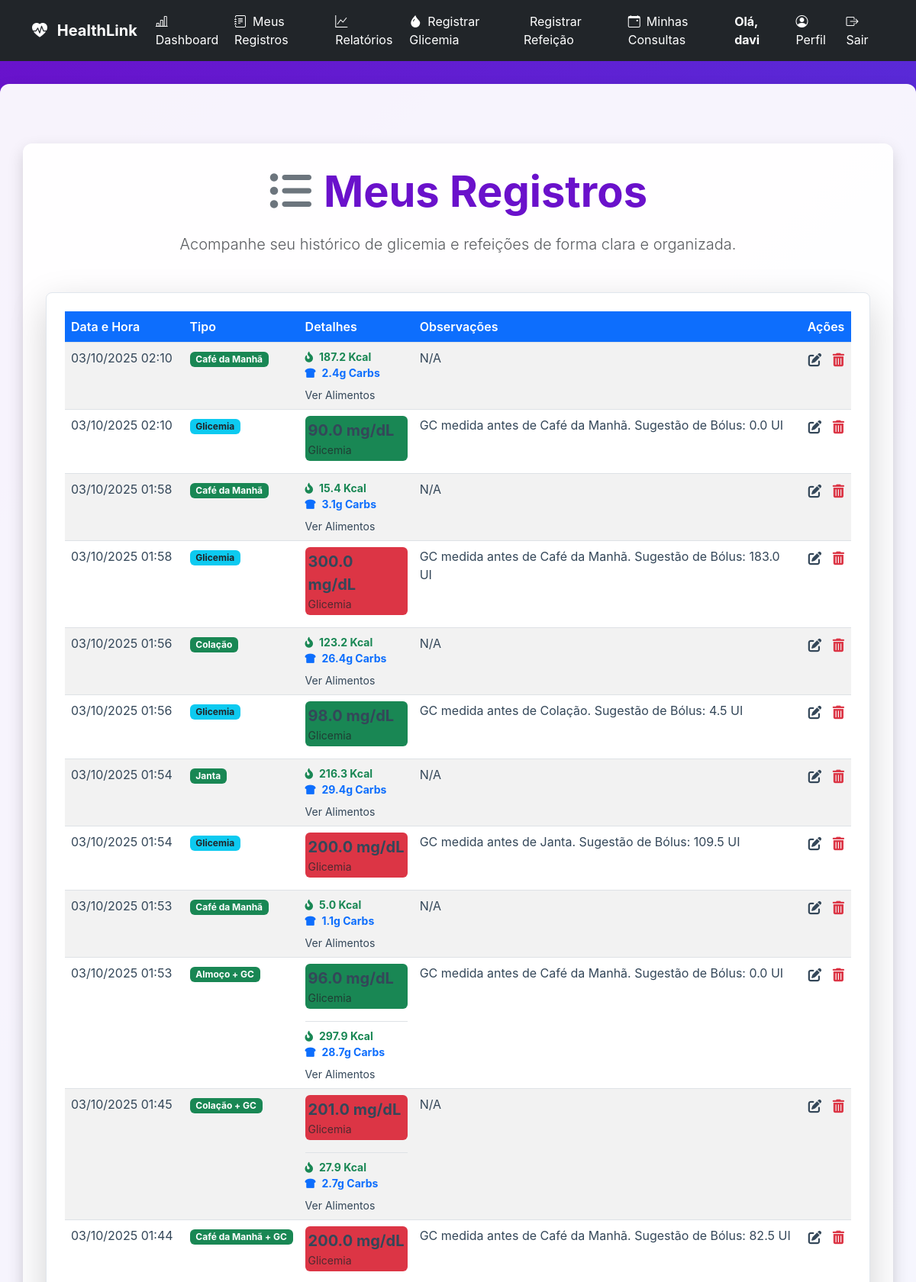
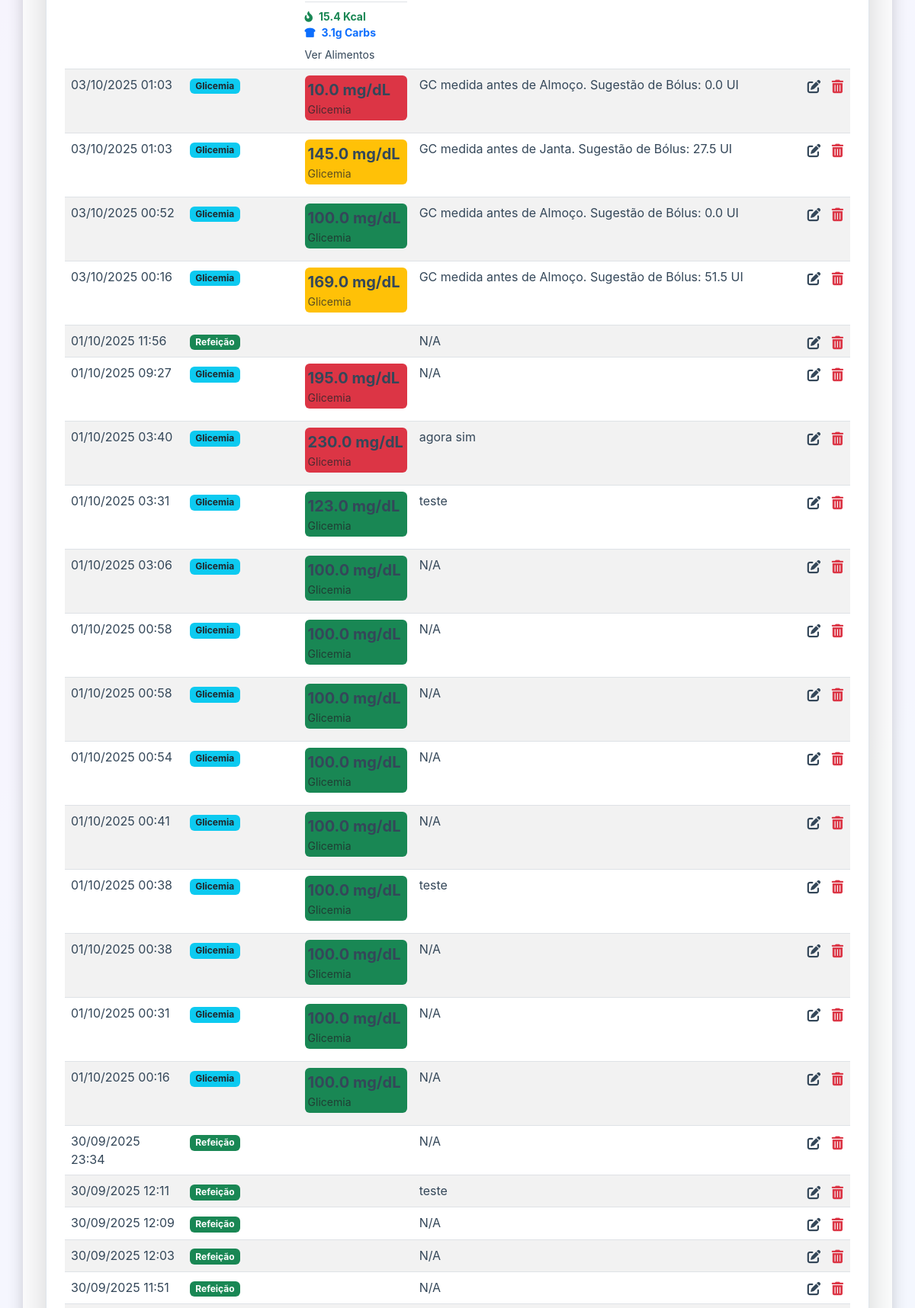
The page /registros (signed in, upper part) on the database its author committed (2 pictures, top to bottom).
### tables this page shows
CREATE TABLE users (
                    id INTEGER PRIMARY KEY,
                    username TEXT UNIQUE NOT NULL,
                    password_hash TEXT NOT NULL,
                    role TEXT NOT NULL DEFAULT 'paciente',
                    email TEXT,
                    nome TEXT,
                    razao_ic REAL,
                    fator_sensibilidade REAL,
                    data_nascimento TEXT,
                    sexo TEXT
                , nome_completo TEXT, telefone TEXT, medico_id INTEGER, meta_glicemia INTEGER, documento TEXT, crm TEXT, especialidade TEXT, cns TEXT, ric_manha REAL, ric_almoco REAL, ric_jantar REAL, fsi_manha REAL, fsi_almoco REAL, fsi_jantar REAL);

CREATE TABLE detalhes_refeicao (
                    registro_id INTEGER PRIMARY KEY,
                    tipo_refeicao TEXT NOT NULL,
                    carboidratos REAL,
                    calorias REAL,
                    alimentos_json TEXT,
                    FOREIGN KEY (registro_id) REFERENCES registros (id)
                );

CREATE TABLE registros (
                    id INTEGER PRIMARY KEY,
                    user_id INTEGER NOT NULL,
                    data_hora TEXT NOT NULL,
                    tipo TEXT NOT NULL,
                    valor REAL,
                    observacoes TEXT,
                    alimentos_json TEXT,
                    total_calorias REAL,
                    total_carbs REAL, dose_insulina REAL, dose_aplicada REAL,
                    FOREIGN KEY (user_id) REFERENCES users (id)
                );

### app.py (the view)
@app.route('/registros')
@login_required
def registros():
    registros_brutos = db_manager.carregar_registros(current_user.id)
    registros_prontos = formatar_registros_para_exibicao(registros_brutos)
    return render_template(
        'registros.html',
        registros=registros_prontos,
        get_status_class=get_status_class
    )

### app.py (called while the page is built)
def get_status_class(valor_glicemia):
    try:
        valor = float(valor_glicemia)
    except (ValueError, TypeError):
        return 'bg-secondary'
    if valor < 70:
        return 'bg-danger'
    elif 70 <= valor <= 130:
        return 'bg-success'
    elif 130 < valor <= 180:
        return 'bg-warning'
    else:
        return 'bg-danger'

@app.context_processor
def inject_now():
    return {'now': datetime.now}

### database_manager.py (called while the page is built)
    def get_db_connection(self):
        conn = sqlite3.connect(self.db_path)
        conn.execute("PRAGMA foreign_keys = ON;")
        conn.row_factory = sqlite3.Row
        return conn

    def carregar_usuario_por_id(self, user_id):
        conn = self.get_db_connection()
        user_data = conn.execute(
            "SELECT id, username, role, email, nome_completo, razao_ic, fator_sensibilidade, data_nascimento, sexo, telefone, medico_id FROM users WHERE id = ?",
            (user_id,)
        ).fetchone()
        conn.close()
        return dict(user_data) if user_data else None

### models.py (called while the page is built)
    @property
    def is_paciente(self):
        return self.role == 'paciente' or self.role == 'user'

### templates/registros.html (shortened to what this page needs)
{% extends 'base.html' %}
{% block content %}
<div class="container my-5">
    <div class="text-center mb-5">
        <h1 class="display-4 fw-bold">
            <i class="fas fa-list-ul me-3 text-secondary"></i>Meus Registros
        </h1>
        <p class="lead text-muted">Acompanhe seu histórico de glicemia e refeições de forma clara e organizada.</p>
    </div>
    <div class="card p-4 shadow-lg rounded-3">
        <div class="table-responsive">
            <table class="table table-striped table-hover records-table">
                <thead>
                    <tr>
                        <th scope="col" class="text-white bg-primary rounded-top-start">Data e Hora</th>
                        <th scope="col" class="text-white bg-primary">Tipo</th>
                        <th scope="col" class="text-white bg-primary">Detalhes</th>
                        <th scope="col" class="text-white bg-primary">Observações</th>
                        <th scope="col" class="text-white bg-primary rounded-top-end">Ações</th>
                    </tr>
                </thead>
                <tbody>
                    {% if registros %}
                    {% for registro in registros %}
                    <tr>
                        <td>
                            {{ registro.data_hora.strftime('%d/%m/%Y %H:%M') if registro.data_hora else 'N/A' }}
                        </td>
                        <td>
                            {% if registro.is_glicemia and registro.is_refeicao %}
                            <span class="badge bg-success">{{ registro.tipo_exibicao }} + GC</span>
                            {% elif registro.is_glicemia %}
                            <span class="badge bg-info text-dark">{{ registro.tipo_exibicao }}</span>
                            {% elif registro.is_refeicao %}
                            <span class="badge bg-success">{{ registro.tipo_exibicao }}</span>
                            {% else %}
                            {{ registro.tipo }}
                            {% endif %}
                        </td>
                        <td>
                            <div class="d-flex flex-column">
                                {% if registro.is_glicemia %}
                                {% set glicemia_valor = registro.valor | default(0.0) | float %}
                                <div class="glicemia-status {{ get_status_class(glicemia_valor) }} mb-2 p-1 rounded-2">
                                    <span class="fw-bold fs-5">
                                        {{ "{:.1f}".format(glicemia_valor) }} mg/dL
                                    </span>
                                    <small class="text-muted d-block mt-n1">Glicemia</small>
                                </div>
                                {% endif %}
                                {% set total_calorias = registro.total_calorias | default(0.0) | float %}
                                {% set total_carbs = registro.total_carbs | default(0.0) | float %}
                                {% if registro.is_refeicao and (total_calorias > 0 or total_carbs > 0) %}
                                <small class="text-muted
                                    {% if registro.is_glicemia %}mt-2 pt-2 border-top{% endif %}">
                                    <i class="fas fa-fire-alt me-1 text-success"></i>
                                    <span class="fw-bold text-success">{{ "{:.1f}".format(total_calorias) }} Kcal</span>
                                    <br>
                                    <i class="fas fa-bread-slice me-1 text-primary"></i>
                                    <span class="fw-bold text-primary">{{ "{:.1f}".format(total_carbs) }}g Carbs</span>
                                </small>
                                {% set alimentos_json_len = registro.alimentos_json | length if registro.alimentos_json
                                is string else 0 %}
                                {% if registro.alimentos_json is not none and alimentos_json_len > 2 %}
                                <a href="#" class="mt-2 text-decoration-none small" data-bs-toggle="modal"
                                    data-bs-target="#alimentosModal{{ registro.id | string }}">Ver Alimentos</a>
                                {% endif %}
                                {% endif %}
                            </div>
                        </td>
                        <td>{{ registro.observacoes if registro.observacoes else 'N/A' }}</td>
                        <td class="action-buttons text-center">
                            <a href="{{ url_for('editar_registo', id=registro.id) }}"
                                class="btn btn-sm btn-link text-warning p-0 me-2" data-bs-toggle="tooltip"
                                data-bs-placement="top" title="Editar Registro">
                            </a>
                            <form action="{{ url_for('excluir_registo', id=registro.id) }}" method="post"
                                onsubmit="return confirm('Tem certeza que deseja excluir este registro?');"
                                style="display: inline;">
                                <button type="submit" class="btn btn-sm btn-link text-danger p-0"
                                    data-bs-toggle="tooltip" data-bs-placement="top" title="Excluir Registro">
                                </button>
                            </form>
                        </td>
                    </tr>
                    {% endfor %}
                    {% else %}
                    <tr>
                        <td colspan="5" class="text-center text-muted py-4">Nenhum registro encontrado.</td>
                    </tr>
                    {% endif %}
                </tbody>
            </table>
        </div>
    </div>
</div>
{% endblock %}

### templates/base.html (shortened to what this page needs)
<!DOCTYPE html>
<html lang="pt-br">
<head>
    <link href="https://cdn.jsdelivr.net/npm/bootstrap@5.3.0/dist/css/bootstrap.min.css" rel="stylesheet">
    <link href="https://cdn.jsdelivr.net/npm/bootstrap-icons/font/bootstrap-icons.css" rel="stylesheet">
    <link rel="stylesheet" href="https://cdnjs.cloudflare.com/ajax/libs/font-awesome/6.0.0-beta3/css/all.min.css">
    <link rel="stylesheet" href="{{ url_for('static', filename='css/style.css') }}">
</head>
<body>
    <nav class="navbar navbar-expand-lg navbar-dark bg-dark">
        <div class="container">
            <a class="navbar-brand fw-bold" href="{{ url_for('index') }}">
                <i class="bi bi-heart-pulse-fill me-2"></i> HealthLink
            </a>
            <div class="collapse navbar-collapse" id="navbarNav">
                <ul class="navbar-nav me-auto">
                    {% if current_user.is_authenticated %}
                    <li class="nav-item">
                        <a class="nav-link" href="{{ url_for('dashboard') }}">
                            <i class="bi bi-bar-chart-line me-2"></i>Dashboard
                        </a>
                    </li>
                    {% if current_user.is_paciente %}
                    <li class="nav-item">
                        <a class="nav-link" href="{{ url_for('registros') }}">
                            <i class="bi bi-journal-text me-2"></i>Meus Registros
                        </a>
                    </li>
                    <li class="nav-item">
                        <a class="nav-link" href="{{ url_for('relatorios.relatorios_page') }}">
                            <i class="bi bi-graph-up me-2"></i>Relatórios
                        </a>
                    </li>
                    <li class="nav-item">
                        <a class="nav-link" href="{{ url_for('registrar_glicemia') }}">
                            <i class="bi bi-droplet-fill me-2"></i>Registrar Glicemia
                        </a>
                    </li>
                    <li class="nav-item">
                        <a class="nav-link" href="{{ url_for('registrar_refeicao') }}">
                            Registrar Refeição
                        </a>
                    </li>
                    <li class="nav-item">
                        <a class="nav-link" href="{{ url_for('minhas_consultas') }}">
                            <i class="bi bi-calendar-event me-2"></i>Minhas Consultas
                        </a>
                    </li>
                    {% endif %}
                    {% endif %}
                </ul>
                <ul class="navbar-nav">
                    {% if current_user.is_authenticated %}
                    <li class="nav-item me-3 d-flex align-items-center">
                        <span class="navbar-text text-white fw-bold">
                            Olá, {{ current_user.username or current_user.nome_completo }}
                        </span>
                    </li>
                    <li class="nav-item">
                        <a class="nav-link" href="{{ url_for('perfil_paciente', paciente_id=current_user.id) }}">
                            <i class="bi bi-person-circle me-2"></i>Perfil
                        </a>
                    </li>
                    <li class="nav-item">
                        <a class="nav-link text-danger" href="{{ url_for('logout') }}">
                            <i class="bi bi-box-arrow-right me-2"></i>Sair
                        </a>
                    </li>
                    {% endif %}
                </ul>
            </div>
        </div>
    </nav>
    <main id="main-content">
        <div class="container">
            {% block content %}
            {% endblock %}
        </div>
    </main>
</body>
</html>

### static/css/style.css (style rules this page uses)
:root { --primary-color: #007bff; --accent-color: #6a11cb; --text-dark: #344759; --text-light: white; --gradient-bg: linear-gradient(135deg, #6a11cb 0%, #2575fc 100%); --success-color: #28a745; --danger-color: #dc3545; --info-color: #17a2b8; --shadow-sm: 0 2px 4px rgba(0, 0, 0, 0.1); --shadow-lg: 0 8px 20px rgba(0, 0, 0, 0.15); }
body, html { margin: 0; padding: 0; height: 100%; font-family: -apple-system, BlinkMacSystemFont, "Segoe UI", Roboto, "Helvetica Neue", Arial, sans-serif; color: var(--text-dark); }
#app-wrapper, body { background: var(--gradient-bg); min-height: 100vh; }
#main-content .container { background-color: rgba(255, 255, 255, 0.95); padding: 30px; border-radius: 12px; box-shadow: var(--shadow-lg); max-width: 1200px; width: 100%; margin-top: 30px; }
.navbar-nav .nav-link, .navbar-brand { color: var(--text-light) !important; }
h1, h2, h3 { color: var(--accent-color); margin-top: 0; margin-bottom: 20px; }
.card { background-color: white; border: 1px solid #e0e6ed; border-radius: 8px; box-shadow: var(--shadow-sm); padding: 20px; margin-bottom: 20px; }
.table th { background-color: var(--accent-color); color: white; font-weight: bold; }
.table td { color: var(--text-dark); }
.card a, .card h6, .card p { color: var(--text-dark) !important; background: transparent !important; }
.table thead { background-color: #5d2590; }
.table th { color: white; font-weight: 600; }

### rows shown on the page
users: username "davi"
detalhes_refeicao: data_hora "03/10/2025 02:10", tipo_exibicao "Café da Manhã", calorias "187.2", carboidratos "2.4", observacoes "N/A"
registros: data_hora "03/10/2025 02:10", tipo_exibicao "Glicemia", valor "90.0", observacoes "GC medida antes de Café da Manhã. Sugestão de Bólus: 0.0 UI"
detalhes_refeicao: data_hora "03/10/2025 01:58", tipo_exibicao "Café da Manhã", calorias "15.4", carboidratos "3.1", observacoes "N/A"
registros: data_hora "03/10/2025 01:58", tipo_exibicao "Glicemia", valor "300.0", observacoes "GC medida antes de Café da Manhã. Sugestão de Bólus: 183.0 UI"
detalhes_refeicao: data_hora "03/10/2025 01:56", tipo_exibicao "Colação", calorias "123.2", carboidratos "26.4", observacoes "N/A"
registros: data_hora "03/10/2025 01:56", tipo_exibicao "Glicemia", valor "98.0", observacoes "GC medida antes de Colação. Sugestão de Bólus: 4.5 UI"
detalhes_refeicao: data_hora "03/10/2025 01:54", tipo_exibicao "Janta", calorias "216.3", carboidratos "29.4", observacoes "N/A"
registros: data_hora "03/10/2025 01:54", tipo_exibicao "Glicemia", valor "200.0", observacoes "GC medida antes de Janta. Sugestão de Bólus: 109.5 UI"
detalhes_refeicao: data_hora "03/10/2025 01:53", tipo_exibicao "Café da Manhã", calorias "5.0", carboidratos "1.1", observacoes "N/A"
detalhes_refeicao: data_hora "03/10/2025 01:53", tipo_exibicao "Almoço", calorias "297.9", carboidratos "28.7", observacoes "GC medida antes de Café da Manhã. Sugestão de Bólus: 0.0 UI"
registros: valor "96.0"
detalhes_refeicao: data_hora "03/10/2025 01:45", tipo_exibicao "Colação", calorias "27.9", carboidratos "2.7", observacoes "N/A"
registros: valor "201.0"
detalhes_refeicao: data_hora "03/10/2025 01:44", tipo_exibicao "Café da Manhã", calorias "15.4", carboidratos "3.1", observacoes "GC medida antes de Café da Manhã. Sugestão de Bólus: 82.5 UI"
registros: valor "200.0"
registros: data_hora "03/10/2025 01:03", tipo_exibicao "Glicemia", valor "10.0", observacoes "GC medida antes de Almoço. Sugestão de Bólus: 0.0 UI"
registros: data_hora "03/10/2025 01:03", tipo_exibicao "Glicemia", valor "145.0", observacoes "GC medida antes de Janta. Sugestão de Bólus: 27.5 UI"
registros: data_hora "03/10/2025 00:52", tipo_exibicao "Glicemia", valor "100.0", observacoes "GC medida antes de Almoço. Sugestão de Bólus: 0.0 UI"
registros: data_hora "03/10/2025 00:16", tipo_exibicao "Glicemia", valor "169.0", observacoes "GC medida antes de Almoço. Sugestão de Bólus: 51.5 UI"
registros: data_hora "01/10/2025 11:56", tipo_exibicao "Refeição", observacoes "N/A"
registros: data_hora "01/10/2025 09:27", tipo_exibicao "Glicemia", valor "195.0", observacoes "N/A"
registros: data_hora "01/10/2025 03:40", tipo_exibicao "Glicemia", valor "230.0", observacoes "agora sim"
registros: data_hora "01/10/2025 03:31", tipo_exibicao "Glicemia", valor "123.0", observacoes "teste"
registros: data_hora "01/10/2025 03:06", tipo_exibicao "Glicemia", valor "100.0", observacoes "N/A"
registros: data_hora "01/10/2025 00:58", tipo_exibicao "Glicemia", valor "100.0", observacoes "N/A"
registros: data_hora "01/10/2025 00:58", tipo_exibicao "Glicemia", valor "100.0", observacoes "N/A"
registros: data_hora "01/10/2025 00:54", tipo_exibicao "Glicemia", valor "100.0", observacoes "N/A"
registros: data_hora "01/10/2025 00:41", tipo_exibicao "Glicemia", valor "100.0", observacoes "N/A"
registros: data_hora "01/10/2025 00:38", tipo_exibicao "Glicemia", valor "100.0", observacoes "teste"
registros: data_hora "01/10/2025 00:38", tipo_exibicao "Glicemia", valor "100.0", observacoes "N/A"
registros: data_hora "01/10/2025 00:31", tipo_exibicao "Glicemia", valor "100.0", observacoes "N/A"
registros: data_hora "01/10/2025 00:16", tipo_exibicao "Glicemia", valor "100.0", observacoes "N/A"
registros: data_hora "30/09/2025 23:34", tipo_exibicao "Refeição", observacoes "N/A"
registros: data_hora "30/09/2025 12:11", tipo_exibicao "Refeição", observacoes "teste"
registros: data_hora "30/09/2025 12:09", tipo_exibicao "Refeição", observacoes "N/A"
registros: data_hora "30/09/2025 12:03", tipo_exibicao "Refeição", observacoes "N/A"
registros: data_hora "30/09/2025 11:51", tipo_exibicao "Refeição", observacoes "N/A"
